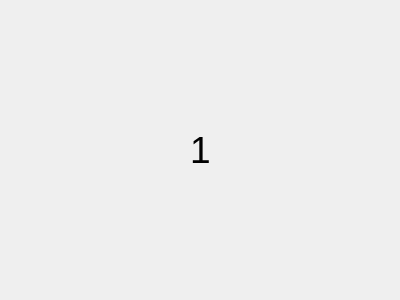
<?xml version="1.0" encoding="UTF-8"?>
<ui version="4.0">
 <class>ZoneWidget</class>
 <widget class="QWidget" name="ZoneWidget">
  <property name="geometry">
   <rect>
    <x>0</x>
    <y>0</y>
    <width>400</width>
    <height>300</height>
   </rect>
  </property>
  <property name="windowTitle">
   <string>Form</string>
  </property>
  <layout class="QGridLayout" name="gridLayout">
   <item row="1" column="0">
    <spacer name="horizontalSpacer">
     <property name="orientation">
      <enum>Qt::Horizontal</enum>
     </property>
     <property name="sizeHint" stdset="0">
      <size>
       <width>40</width>
       <height>20</height>
      </size>
     </property>
    </spacer>
   </item>
   <item row="1" column="1">
    <widget class="QLabel" name="labelZoneId">
     <property name="font">
      <font>
       <pointsize>28</pointsize>
      </font>
     </property>
     <property name="text">
      <string>1</string>
     </property>
    </widget>
   </item>
   <item row="1" column="2">
    <spacer name="horizontalSpacer_2">
     <property name="orientation">
      <enum>Qt::Horizontal</enum>
     </property>
     <property name="sizeHint" stdset="0">
      <size>
       <width>40</width>
       <height>20</height>
      </size>
     </property>
    </spacer>
   </item>
   <item row="0" column="1">
    <spacer name="verticalSpacer">
     <property name="orientation">
      <enum>Qt::Vertical</enum>
     </property>
     <property name="sizeHint" stdset="0">
      <size>
       <width>20</width>
       <height>40</height>
      </size>
     </property>
    </spacer>
   </item>
   <item row="2" column="1">
    <spacer name="verticalSpacer_2">
     <property name="orientation">
      <enum>Qt::Vertical</enum>
     </property>
     <property name="sizeHint" stdset="0">
      <size>
       <width>20</width>
       <height>40</height>
      </size>
     </property>
    </spacer>
   </item>
  </layout>
 </widget>
 <resources/>
 <connections/>
</ui>
